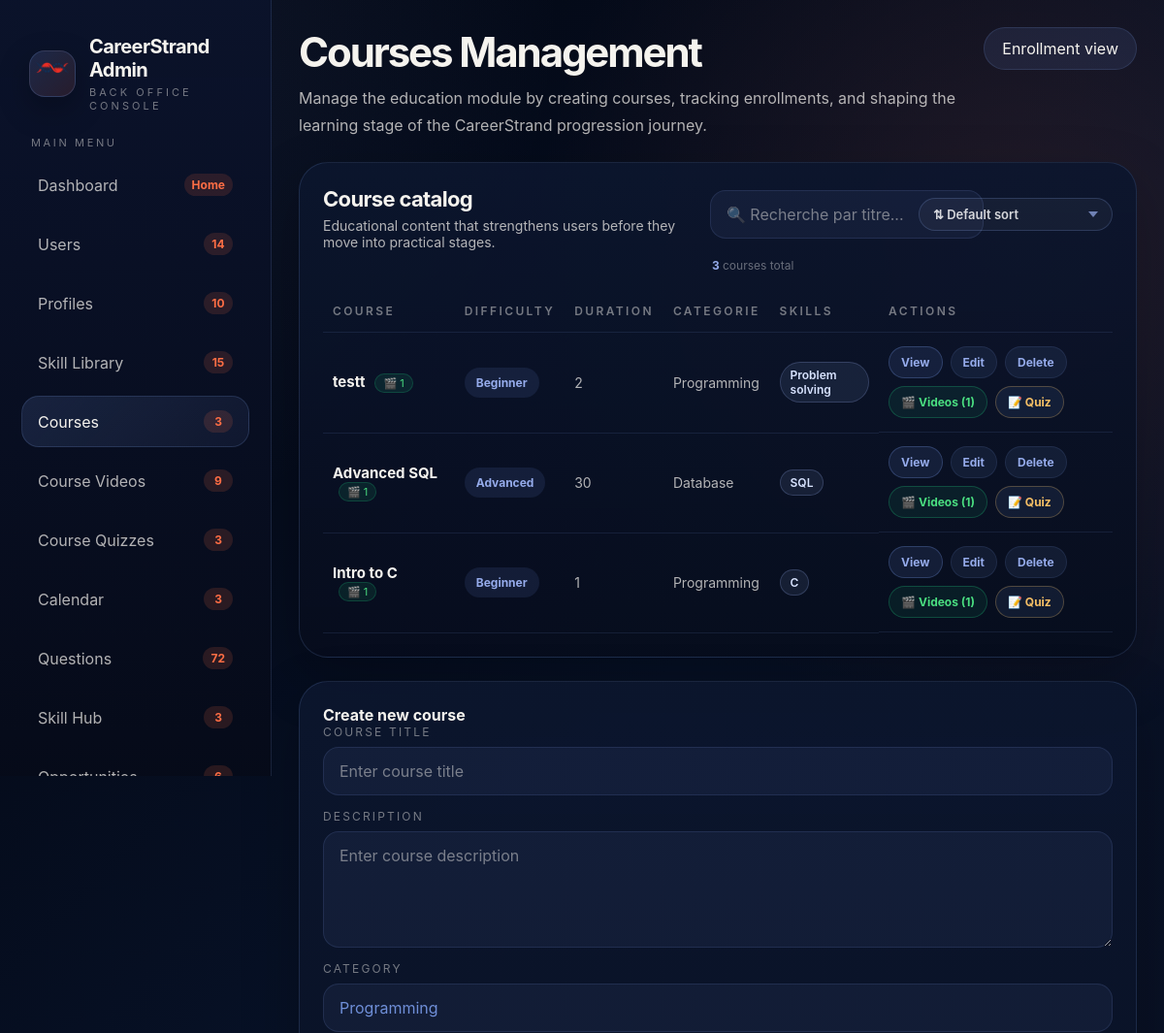
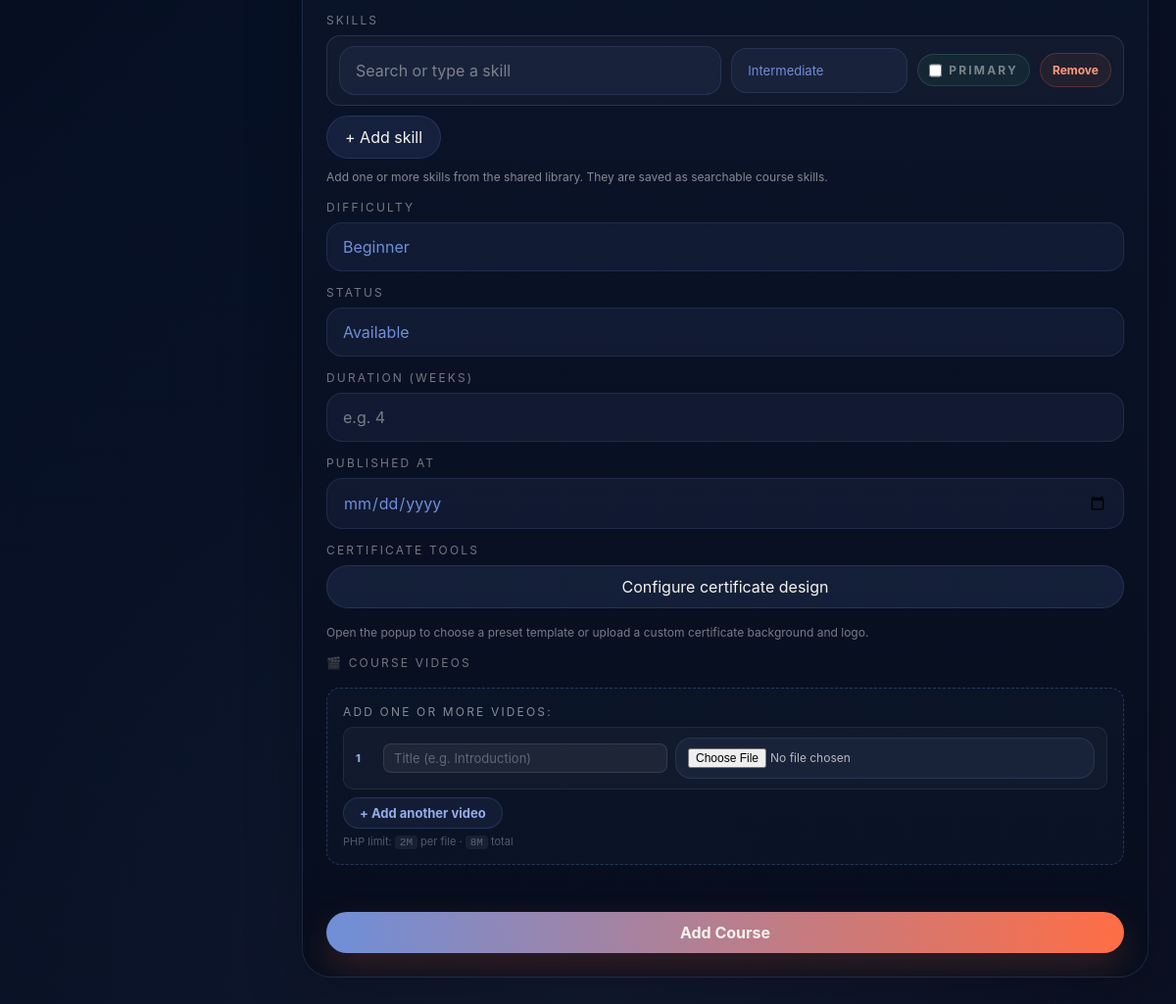
/View/BackOffice/admin-courses.php (signed in), run on the app's committed database (2 pictures, top to bottom).
### tables this page shows
CREATE TABLE `course` (
  `courseId` int(11) NOT NULL,
  `title` varchar(255) DEFAULT NULL,
  `description` varchar(255) DEFAULT NULL,
  `category` varchar(100) DEFAULT NULL,
  `skill` varchar(100) DEFAULT NULL,
  `difficulty` varchar(50) DEFAULT NULL,
  `duration` int(11) DEFAULT NULL,
  `status` varchar(50) DEFAULT NULL,
  `createdAt` date DEFAULT NULL,
  `certificateTemplateType` varchar(20) NOT NULL DEFAULT 'preset',
  `certificatePresetKey` varchar(50) NOT NULL DEFAULT 'nvidia',
  `certificateBackgroundUrl` varchar(255) DEFAULT NULL,
  `certificateLogoUrl` varchar(255) DEFAULT NULL,
  `certificateIssuer` varchar(120) NOT NULL DEFAULT 'CareerStrand',
  `certificateTitle` varchar(120) NOT NULL DEFAULT 'Certificate of Completion',
  `certificateSubtitle` varchar(255) NOT NULL DEFAULT 'This certifies that',
  `certificateSignerName` varchar(120) NOT NULL DEFAULT 'Course Manager',
  `certificateSignatureData` longtext DEFAULT NULL
);

### View/backoffice/admin-courses.php (the view, shortened to what the rows shown need)
<?php
    require_once __DIR__ . '/../../Controller/ControlCourses.php';
    require_once __DIR__ . '/../../Controller/ControlCourseVideos.php';
    $controlC = new ControlCourses();
    $controlV = new ControlCourseVideos();
    $searchQuery = trim($_GET['search'] ?? '');
    $sortBy      = $_GET['sort'] ?? 'default';
    $coursesRaw  = $controlC->listeCourse();
    $allCourses  = $coursesRaw->fetchAll(PDO::FETCH_ASSOC);
    usort($allCourses, function($a, $b) use ($sortBy) {
        switch ($sortBy) {
            case 'alpha_asc':  return strcasecmp($a['Title'], $b['Title']);
            case 'alpha_desc': return strcasecmp($b['Title'], $a['Title']);
            case 'recent':     return strtotime($b['Published_AT'] ?? '0') - strtotime($a['Published_AT'] ?? '0');
            case 'oldest':     return strtotime($a['Published_AT'] ?? '0') - strtotime($b['Published_AT'] ?? '0');
            default:           return 0;
        }
    });
    $videoCountByCourse = [];
    foreach ($allCourses as $row) {
        $vids = $controlV->getVideosByCourse($row['CourseID']);
        $videoCountByCourse[$row['CourseID']] = count($vids);
    }
function renderSkillChipsCourse(?string $value): string
{
    $raw = trim((string) $value);
    $skills = [];
    if ($raw !== '' && ($raw[0] === '[' || $raw[0] === '{')) {
        $decoded = json_decode($raw, true);
        if (json_last_error() === JSON_ERROR_NONE && is_array($decoded)) {
            foreach ($decoded as $item) {
                if (is_array($item)) {
                    $name = trim((string) ($item['name'] ?? $item['skillName'] ?? $item['value'] ?? ''));
                } else {
                    $name = trim((string) $item);
                }
                if ($name !== '') {
                    $skills[] = $name;
                }
            }
        }
    }
    if (empty($skills)) {
        $skills = array_values(array_filter(array_map('trim', preg_split('/[,;|\n]+/', $raw) ?: [])));
    }
    $chips = array_map(static function (string $skill): string {
        return '<span class="skill-chip">' . htmlspecialchars($skill, ENT_QUOTES, 'UTF-8') . '</span>';
    }, $skills);
    return '<div class="skill-chip-list">' . implode('', $chips) . '</div>';
}
?>
<!DOCTYPE html>
<html lang="en">
<head>
  <link rel="stylesheet" href="assets/css/admin.css" />
  <link rel="stylesheet" href="assets/css/skill-multi.css" />
  <link rel="stylesheet" href="assets/css/education-admin.css" />
</head>
<body>
  <div class="admin-shell">
    <?php include __DIR__ . '/partials/admin-sidebar.php'; ?>
    <main class="admin-main">
      <header class="page-header">
        <div><h2>Courses Management</h2><p>Manage the education module by creating courses, tracking enrollments, and shaping the learning stage of the CareerStrand progression journey.</p></div>
      </header>
      <section class="detail-grid">
        <article class="panel">
          <table id="courses-table">
            <thead>
              <tr>
                <th>Course</th>
                <th>Difficulty</th>
                <th>Duration</th>
                <th>Categorie</th>
                <th>Skills</th>
                <th>Actions</th>
              </tr>
            </thead>
            <tbody>
              <?php if (empty($allCourses)): ?>
                <tr>
                  <td colspan="6" style="text-align:center;padding:30px;color:rgba(255,255,255,0.4);">
                    No courses found for "<?= htmlspecialchars($searchQuery) ?>"
                  </td>
                </tr>
              <?php else: ?>
                <?php foreach ($allCourses as $row):
                    $nbVideos = $videoCountByCourse[$row['CourseID']] ?? 0;
                ?>
                <tr>
                  <td>
                    <strong><?= htmlspecialchars($row['Title']) ?></strong>
                    <?php if ($nbVideos > 0): ?>
                      <span class="video-count-badge">🎬 <?= $nbVideos ?></span>
                    <?php endif; ?>
                  </td>
                  <td><span class="category-chip"><?= htmlspecialchars($row['Difficulty']) ?></span></td>
                  <td><?= htmlspecialchars($row['Duration']) ?></td>
                  <td><?= htmlspecialchars($row['Categorie']) ?></td>
                  <td><?= renderSkillChipsCourse($row['Skill'] ?? null); ?></td>
                  <td class="table-actions">
                    <a class="link-btn view" href="admin-courses.php?view=<?= (int)$row['CourseID'] ?>">View</a>
                    <a class="link-btn" href="admin-courses.php?update=<?= (int)$row['CourseID'] ?>" onclick="return confirm('Update this course?')">Edit</a>
                    <a class="link-btn" href="admin-courses.php?delete=<?= (int)$row['CourseID'] ?>" onclick="return confirm('Delete this course?')">Delete</a>
                    <a class="link-btn videos" href="admin-course-videos.php?course_id=<?= (int)$row['CourseID'] ?>">🎬 Videos (<?= $nbVideos ?>)</a>
                    <a class="link-btn" href="admin-course-quizzes.php?course_id=<?= (int)$row['CourseID'] ?>" style="border-color:rgba(245,191,101,0.28);color:#f5bf65;">📝 Quiz</a>
                  </td>
                </tr>
                <?php endforeach; ?>
              <?php endif; ?>
            </tbody>
          </table>
        </article>
      </section>
    </main>
  </div>
</body>
</html>

### data on the page
course: title "testt", courseId "1", difficulty "Beginner", duration "2", category "Programming", skill "Problem solving"
course: title "Advanced SQL", courseId "1", difficulty "Advanced", duration "30", category "Database", skill "SQL"
course: title "Intro to C", courseId "1", difficulty "Beginner", duration "1", category "Programming", skill "C"

### other printed values
$adminSidebarEscape($adminSidebarItem['label']) "Dashboard"
$adminSidebarEscape($adminSidebarBadge) "Home"
$adminSidebarEscape($adminSidebarItem['label']) "Users"
$adminSidebarEscape($adminSidebarBadge) "14"
$adminSidebarEscape($adminSidebarItem['label']) "Profiles"
$adminSidebarEscape($adminSidebarBadge) "10"
$adminSidebarEscape($adminSidebarItem['label']) "Skill Library"
$adminSidebarEscape($adminSidebarBadge) "15"
$adminSidebarEscape($adminSidebarItem['label']) "Courses"
$adminSidebarEscape($adminSidebarBadge) "3"
$adminSidebarEscape($adminSidebarItem['label']) "Course Videos"
$adminSidebarEscape($adminSidebarBadge) "9"
$adminSidebarEscape($adminSidebarItem['label']) "Course Quizzes"
$adminSidebarEscape($adminSidebarItem['label']) "Calendar"
$adminSidebarEscape($adminSidebarItem['label']) "Questions"
